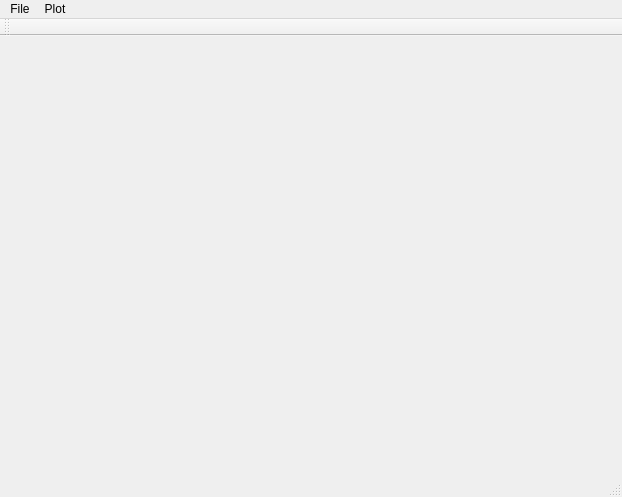
<?xml version="1.0" encoding="UTF-8"?>
<ui version="4.0">
 <class>MainWindow</class>
 <widget class="QMainWindow" name="MainWindow">
  <property name="geometry">
   <rect>
    <x>0</x>
    <y>0</y>
    <width>622</width>
    <height>497</height>
   </rect>
  </property>
  <property name="windowTitle">
   <string>Simple Terminal</string>
  </property>
  <widget class="QWidget" name="centralWidget">
   <layout class="QVBoxLayout" name="verticalLayout">
    <item>
     <widget class="QWidget" name="widget" native="true"/>
    </item>
   </layout>
  </widget>
  <widget class="QMenuBar" name="menuBar">
   <property name="geometry">
    <rect>
     <x>0</x>
     <y>0</y>
     <width>622</width>
     <height>23</height>
    </rect>
   </property>
   <widget class="QMenu" name="menuFile">
    <property name="title">
     <string>File</string>
    </property>
    <addaction name="actionSave"/>
    <addaction name="actionExit"/>
    <addaction name="actionAbout"/>
   </widget>
   <widget class="QMenu" name="menuPlot">
    <property name="title">
     <string>Plot</string>
    </property>
    <addaction name="actionAuto_scale_on"/>
    <addaction name="actionZoom"/>
    <addaction name="actionZoom_2"/>
    <addaction name="actionSave_Polt"/>
   </widget>
   <addaction name="menuFile"/>
   <addaction name="menuPlot"/>
  </widget>
  <widget class="QToolBar" name="mainToolBar">
   <attribute name="toolBarArea">
    <enum>TopToolBarArea</enum>
   </attribute>
   <attribute name="toolBarBreak">
    <bool>false</bool>
   </attribute>
  </widget>
  <widget class="QStatusBar" name="statusBar"/>
  <action name="actionSave">
   <property name="text">
    <string>Save</string>
   </property>
  </action>
  <action name="actionExit">
   <property name="text">
    <string>Exit</string>
   </property>
  </action>
  <action name="actionAbout">
   <property name="text">
    <string>About</string>
   </property>
  </action>
  <action name="actionAuto_scale_on">
   <property name="text">
    <string>Auto scale on</string>
   </property>
  </action>
  <action name="actionZoom">
   <property name="text">
    <string>Zoom +</string>
   </property>
  </action>
  <action name="actionZoom_2">
   <property name="text">
    <string>Zoom -</string>
   </property>
  </action>
  <action name="actionSave_Polt">
   <property name="text">
    <string>Save plot</string>
   </property>
  </action>
 </widget>
 <layoutdefault spacing="6" margin="11"/>
 <resources/>
 <connections/>
</ui>
